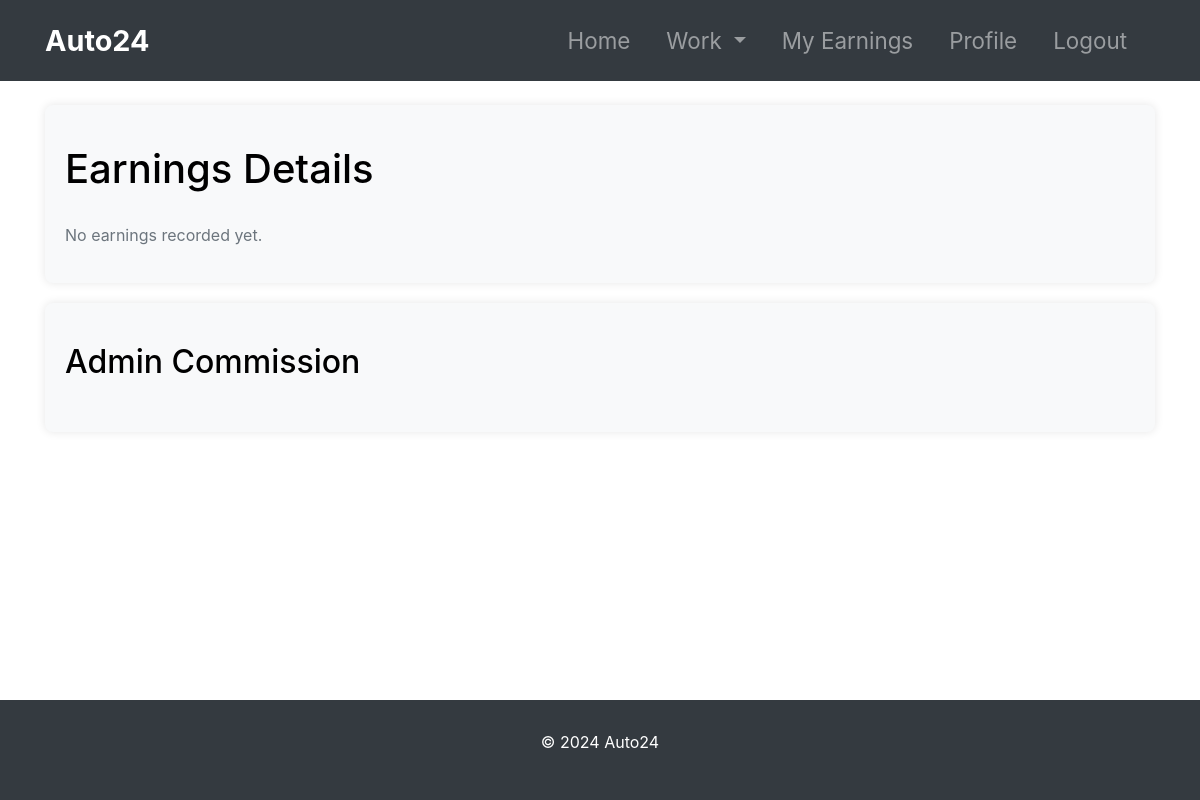
Page /earnings/ (signed in) on the earlier database version.
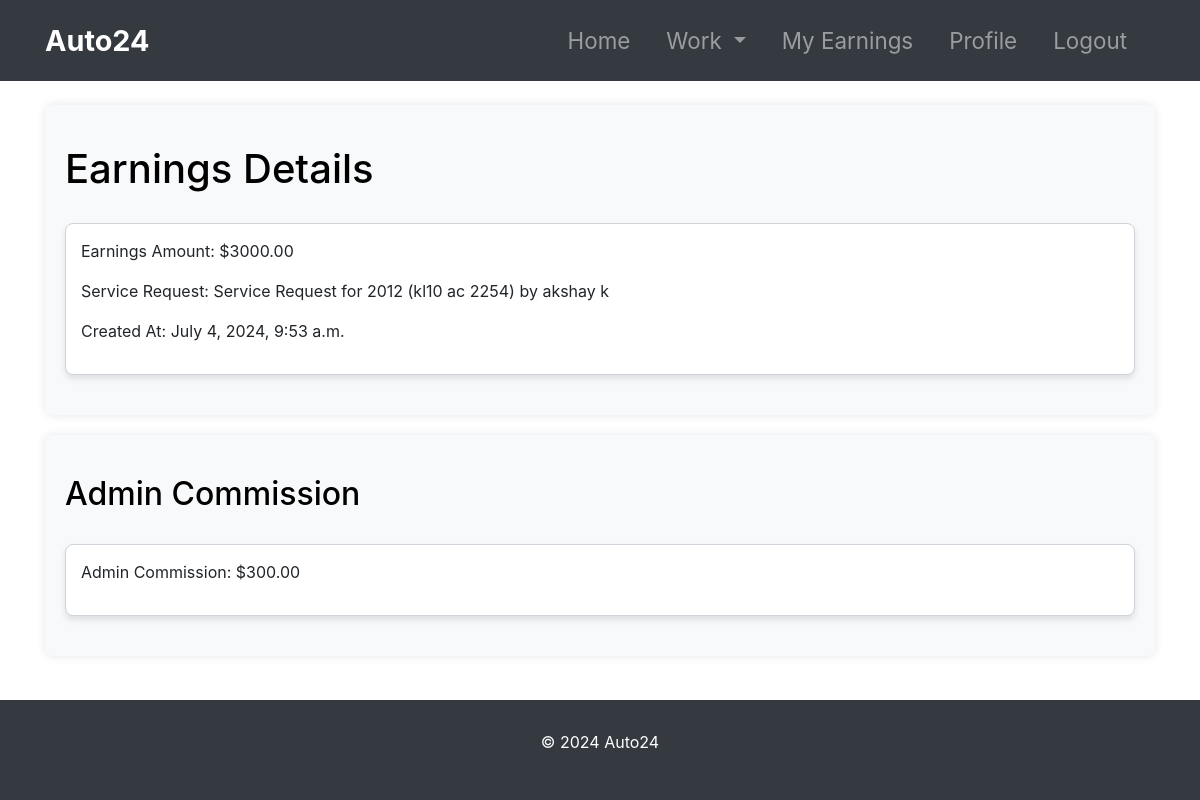
Same page on the later database version.
### mechanic_management/models.py (models this page shows, shortened)
class MechanicEarnings(models.Model):
    mechanic = models.ForeignKey(User, on_delete=models.CASCADE, related_name='earnings')
    amount = models.DecimalField(max_digits=10, decimal_places=2, default=0)
    service_request = models.ForeignKey(ServiceRequest, on_delete=models.CASCADE, related_name='earnings')
    admin_commission = models.DecimalField(max_digits=10, decimal_places=2, default=0)
    created_at = models.DateTimeField(auto_now_add=True)

### customer_management/models.py (models this page shows, shortened)
class ServiceRequest(models.Model):
    STATUS_CHOICES = [
        ('Pending', 'Pending'),
        ('Approved', 'Approved'),
        ('Repairing', 'Repairing'),
        ('Repairing Done', 'Repairing Done'),
        ('Released', 'Released')
    ]
    customer = models.ForeignKey(Customer, on_delete=models.CASCADE, related_name='service_requests')
    assigned_mechanic = models.ForeignKey('mechanic_management.Mechanic', on_delete=models.CASCADE, related_name='service_requests', null=True, blank=True)
    vehicle = models.ForeignKey(Vehicle, on_delete=models.CASCADE, related_name='service_requests')
    problem_description = models.CharField(max_length=300)
    status = models.CharField(max_length=20, choices=STATUS_CHOICES, default='Pending')
    cost = models.DecimalField(max_digits=10, decimal_places=2, null=True, blank=True)
    created_at = models.DateTimeField(default=timezone.now)
    def __str__(self):
        return f"Service Request for {self.vehicle} by {self.customer.get_name}"

class Vehicle(models.Model):
    number = models.CharField(max_length=20)
    model = models.CharField(max_length=100)
    customer = models.ForeignKey(Customer, on_delete=models.CASCADE, related_name='vehicles')
    def __str__(self):
        return f"{self.model} ({self.number})"

class Customer(models.Model):
    user = models.OneToOneField(User, on_delete=models.CASCADE)
    profile_pic = models.ImageField(upload_to='profile_pic/CustomerProfilePic/', null=True, blank=True)
    address = models.CharField(max_length=40)
    mobile = models.CharField(max_length=20, null=False)
    @property
    def get_name(self):
        return self.user.first_name + " " + self.user.last_name

### mechanic_management/views.py (the view)
# urls.py: path('earnings/', views.view_earnings, name='view_earnings'),
@login_required
def view_earnings(request):
    mechanic_earnings = MechanicEarnings.objects.filter(mechanic=request.user)
    return render(request, 'mechanic/earnings.html', {'mechanic_earnings': mechanic_earnings})

### templates/mechanic/earnings.html (shortened to what this page needs)
{% extends 'mechanic/base.html' %}
{% block content %}
<div class="container mt-4">
    <div class="earnings-container">
        <h1>Earnings Details</h1>
        <ul class="earnings-list">
            {% for earning in mechanic_earnings %}
            <li class="earnings-item">
                <p>Earnings Amount: ${{ earning.amount }}</p>
                <p>Service Request: {{ earning.service_request }}</p>
                <p>Created At: {{ earning.created_at }}</p>
            </li>
            {% empty %}
            <li class="empty-message">No earnings recorded yet.</li>
            {% endfor %}
        </ul>
    </div>
    <div class="earnings-container">
        <h2>Admin Commission</h2>
        <ul class="earnings-list">
            {% for earning in mechanic_earnings %}
            <li class="earnings-item">
                <p>Admin Commission: ${{ earning.admin_commission }}</p>
            </li>
            {% endfor %}
        </ul>
    </div>
</div>
{% endblock %}

Differences in the rows shown:
added MechanicEarnings: amount "3000.00", service_request "Service Request for 2012 (kl10 ac 2254) by akshay k", created_at "July 4, 2024, 9:53 a.m.", admin_commission "300.00"
Other differences:
text no longer shown: "No earnings recorded yet."
